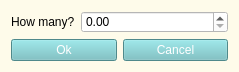
<?xml version="1.0" encoding="UTF-8"?>
<ui version="4.0">
 <class>Form</class>
 <widget class="QWidget" name="Form">
  <property name="geometry">
   <rect>
    <x>0</x>
    <y>0</y>
    <width>239</width>
    <height>70</height>
   </rect>
  </property>
  <property name="windowTitle">
   <string>Form</string>
  </property>
  <property name="styleSheet">
   <string notr="true">background-color: rgb(254,251,234);</string>
  </property>
  <layout class="QGridLayout" name="gridLayout">
   <item row="1" column="0">
    <layout class="QGridLayout" name="gridLayout_2">
     <item row="0" column="1">
      <widget class="QPushButton" name="pushButton">
       <property name="styleSheet">
        <string notr="true">QPushButton {
	background-color: rgb(111, 192, 195);
    color: white;
}
QPushButton:hover {
	background-color: rgb(100, 173, 173);
}</string>
       </property>
       <property name="text">
        <string>Cancel</string>
       </property>
      </widget>
     </item>
     <item row="0" column="0">
      <widget class="QPushButton" name="pushButton_2">
       <property name="styleSheet">
        <string notr="true">QPushButton {
	background-color: rgb(111, 192, 195);
    color: white;
}
QPushButton:hover {
	background-color: rgb(100, 173, 173);
}</string>
       </property>
       <property name="text">
        <string>Ok</string>
       </property>
      </widget>
     </item>
    </layout>
   </item>
   <item row="0" column="0">
    <layout class="QFormLayout" name="formLayout_2">
     <item row="0" column="0">
      <widget class="QLabel" name="label">
       <property name="styleSheet">
        <string notr="true">font: 75 9pt &quot;MS Shell Dlg 2&quot;;</string>
       </property>
       <property name="text">
        <string>How many?</string>
       </property>
      </widget>
     </item>
     <item row="0" column="1">
      <widget class="QDoubleSpinBox" name="doubleSpinBox">
       <property name="styleSheet">
        <string notr="true">background-color: white;</string>
       </property>
      </widget>
     </item>
    </layout>
   </item>
  </layout>
 </widget>
 <resources/>
 <connections>
  <connection>
   <sender>pushButton</sender>
   <signal>clicked()</signal>
   <receiver>Form</receiver>
   <slot>close()</slot>
   <hints>
    <hint type="sourcelabel">
     <x>205</x>
     <y>52</y>
    </hint>
    <hint type="destinationlabel">
     <x>222</x>
     <y>65</y>
    </hint>
   </hints>
  </connection>
 </connections>
</ui>
